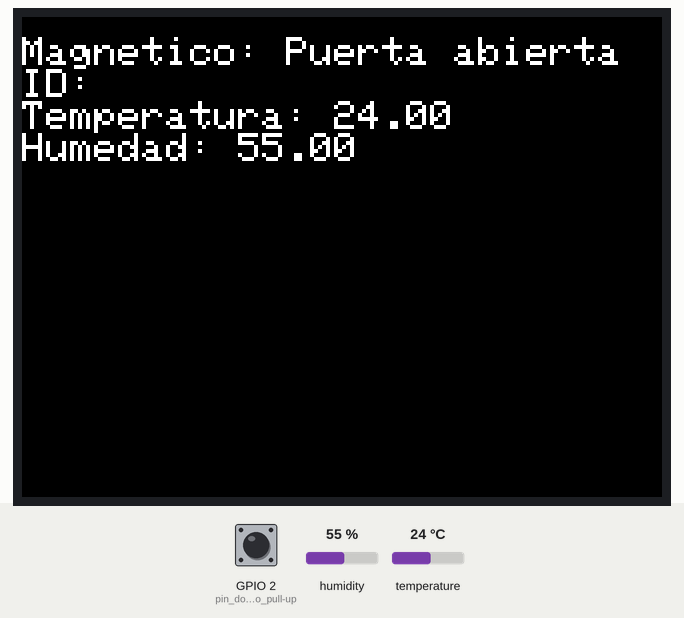
A sketch run on a simulated ESP32. On the bench: 320×240 colour display. The test bench sets the inputs (shaded band); at power-on: GPIO 2 (pin_dos_como_pull-up) HIGH, humidity 55 %, temperature 24 °C. WiFi joins after 1.5 s; servers stay silent unless stated; no MQTT or app messages arrive unless stated; what the sketch prints to the serial monitor is not drawn.

Above: at 6.4 s.
6.5 s: GPIO 2 (pin_dos_como_pull-up) pulled LOW for 3.2 s
At 8.9 s:
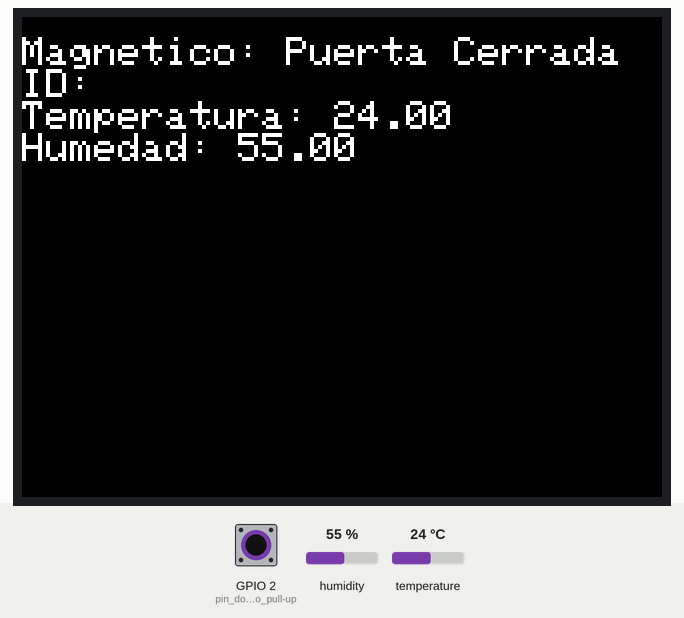
16.0 s: humidity set to 22 %
At 18.3 s:
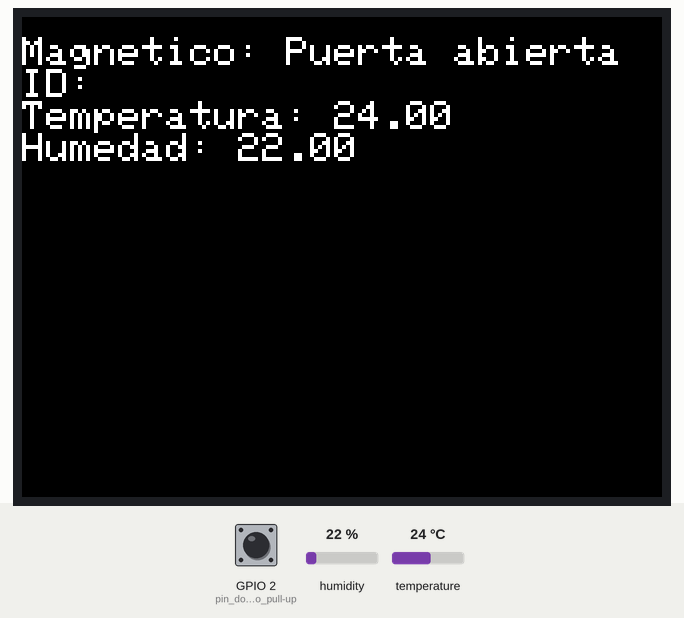
22.3 s: temperature set to 12 °C
At 25.3 s:
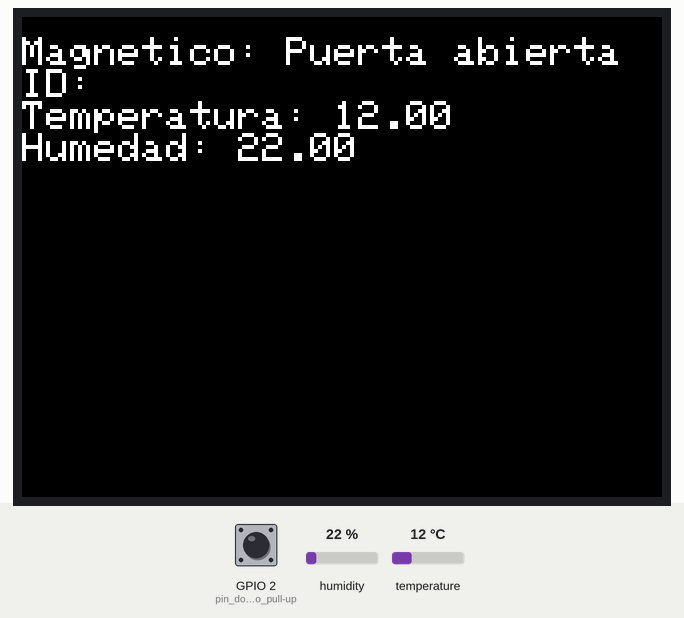
31.8 s: humidity set to 40 %
At 34.7 s:
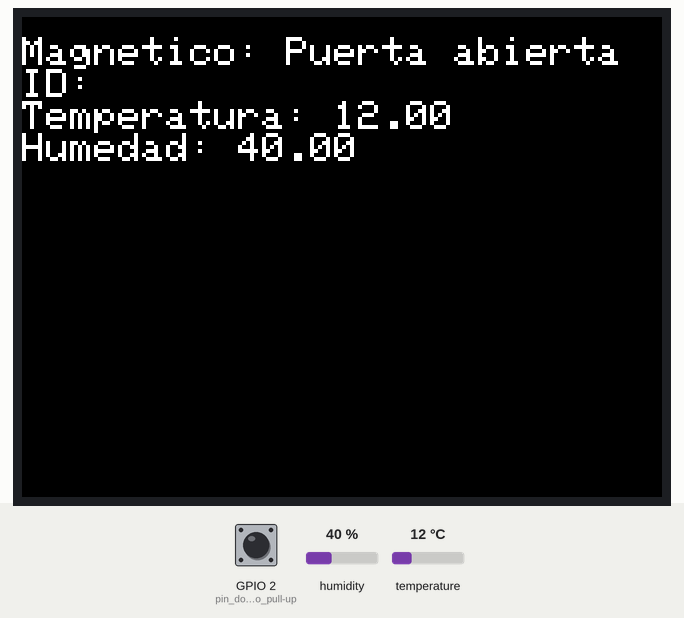
37.9 s: temperature set to 19 °C
Timing chart, 0 to 40.9 s (numbered marks = the images above; inputs shaded):
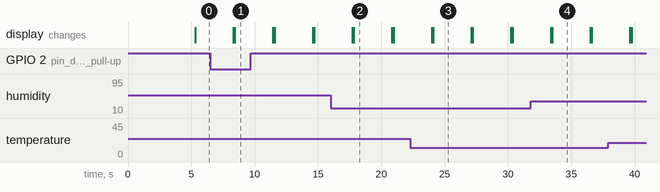

Measured:
- after the input at 6.5 s, the display: first differs from a run without the input after 1.9 s (image 1)
- after the input at 16.0 s, the display: first differs from a run without the input after 1.8 s (image 2)
- after the input at 22.3 s, the display: first differs from a run without the input after 1.8 s (image 3)
- after the input at 31.8 s, the display: first differs from a run without the input after 1.7 s (image 4)
- what the display in image 2 shows lasts 3.0 s, from 17.8 s to 20.8 s

The sketch:

ServidorM5.ino
```cpp
#include <ArduinoMqttClient.h>
#include <DHT.h>
#include <M5Stack.h>
#include <TimeLib.h>
#include <SPI.h>
#include <MFRC522.h>
#include <SD.h>
#include "WiFi.h"
#include "ClaseMagnetico.h"

#define BLANCO 0XFFFF
#define NEGRO 0

//Sensor Temperatura/Humedad
#define DHTPIN 17
#define DHTTYPE DHT11
DHT dht(DHTPIN, DHTTYPE);
String temperatura = "";
String temperaturaAux = "";
String humedad = "";
String humedadAux = "";

//Sensor RFID
String ID = "";
int id;
String IDAux = "";
byte ActualUID[7]; //almacenará el código del Tag leído
byte vino1[7] = {0x04, 0x75, 0x47, 0x22, 0xEE, 0x64, 0x80} ; //--Vino1
byte vino2[7] = {0x04, 0x79, 0x47, 0x22, 0xEE, 0x64, 0x80} ; //--Vino2
byte vino3[7] = {0x04, 0x7D, 0x47, 0x22, 0xEE, 0x64, 0x80} ; //--Vino3
byte vino4[7] = {0x04, 0x82, 0x47, 0x22, 0xEE, 0x64, 0x80} ; //--Vino4
byte vino5[7] = {0x04, 0x85, 0x46, 0x22, 0xEE, 0x64, 0x80} ; //--Vino5

const int RST_PIN = 5;          // Pin 9 para el reset del RC522
const int SS_PIN = 21;            // Pin 21 para el SS (SDA) del RC522
MFRC522 mfrc522(SS_PIN, RST_PIN);   // Crear instancia del MFRC522
MFRC522::StatusCode status; //variable to get card status

//--Clase magnetico
ClaseMagnetico magn = ClaseMagnetico(2);
String magneticoAux = "";
String magnetico = "";

//--WIFI
char ssid[] = "VINOTECH";
char pass[] = "81903894";

//--MQTT
WiFiClient wifiClient;
MqttClient mqttClient(wifiClient);
const char broker[] = "test.mosquitto.org";
int        port     = 1883;
const char topic[] = "equipo3/VINOTECH/#";
const long interval = 1000;
unsigned long previousMillis = 0;

void setup() {
  Serial.begin(115200);
  while (!Serial) {
    ; // wait for serial port to connect. Needed for native USB port only
  }
  M5.begin();
  M5.Lcd.setTextSize(2.5); //tamaño de texto
  pinMode(2, INPUT_PULLUP); //pin dos como pull-up
  SPI.begin();         //Función que inicializa SPI
  mfrc522.PCD_Init();     //Función  que inicializa RFID
  dht.begin();      //Función que inicializa DHT
  //CONEXION A WIFI Y A BROKER
  while (WiFi.begin(ssid, pass) != WL_CONNECTED) {
    // failed, retry
    Serial.print(".");
    delay(5000);
  }
  if (!mqttClient.connect(broker, port)) {
    Serial.print("MQTT connection failed! Error code = ");
    Serial.println(mqttClient.connectError());

    while (1);
  }
  // set the message receive callback
  // subscribe to a topic
  mqttClient.subscribe(topic);
}

void loop() {
  mqttClient.poll();
  unsigned long currentMillis = millis();

  //MEDIR SENSOR MAGNETICO
  boolean difMagn = false;
  magneticoAux = magnetico;
  magnetico = magn.sensorPuerta();
  if (!magnetico.equals(magneticoAux)) {
    difMagn = true;
  }

  //MEDIR SENSOR RFID
  boolean difID = false;
  IDAux = ID;
  if ( mfrc522.PICC_IsNewCardPresent())
  {
    //Seleccionamos una tarjeta
    if ( mfrc522.PICC_ReadCardSerial())
    {
      // Enviamos serialemente su UI
      for (byte i = 0; i < mfrc522.uid.size; i++) {
        ActualUID[i] = mfrc522.uid.uidByte[i];
      }
      if (compareArray(ActualUID, vino1, 7))
      {
        ID = "Vino1";
      }
      else if (compareArray(ActualUID, vino2, 7))
      {
        ID = "Vino2";
      }
      else if (compareArray(ActualUID, vino3, 7))
      {
        ID = "Vino3";
      }
      else if (compareArray(ActualUID, vino4, 7))
      {
        ID = "Vino4";
      }
      else if (compareArray(ActualUID, vino5, 7))
      {
        ID = "Vino5";
      }
      // Terminamos la lectura de la tarjeta tarjeta  actual
      mfrc522.PICC_HaltA();
    }
  }
  if (!ID.equals(IDAux)) {
    difID = true;
  }

  //--MEDIR SENSOR TEMPERATURA/HUMEDAD
  boolean difTemp = false;
  boolean difHum = false;

  //Humedad relativa
  humedadAux = humedad;
  float hum = dht.readHumidity();
  humedad = String(hum);

  //Temperatura en centígrados
  temperaturaAux = temperatura;
  float temp = dht.readTemperature();
  temperatura = String(temp);

  // Comprobamos si ha habido algún error en la lectura
  if (isnan(hum) || isnan(temp)) {
    Serial.println("Error obteniendo los datos del sensor DHT11");
    return;
  }
  if (!temperatura.equals(temperaturaAux)) {
    difTemp = true;
  }
  if (!humedad.equals(humedadAux)) {
    difHum = true;
  }


  //MOSTRAR POR PANTALLA EN M5STACK
  M5.Lcd.setCursor(0, 10); //posicion del texto
  M5.Lcd.setTextColor(BLANCO); //color del texto
  M5.Lcd.println("Magnetico: " + magnetico); //muestra el resultado del sensor
  M5.Lcd.println("ID: " + ID); //muestra el resultado del sensor
  M5.Lcd.println("Temperatura: " + temperatura); //muestra el resultado del sensor
  M5.Lcd.println("Humedad: " + humedad); //muestra el resultado del sensor
  delay(3000);
  M5.Lcd.fillScreen(NEGRO); //borra la pantalla

  //--Envio de datos a MQTT
  if (difMagn) {
    if (currentMillis - previousMillis >= interval) {
      // save the last time a message was sent
      previousMillis = currentMillis;
      // send message, the Print interface can be used to set the message contents
      mqttClient.beginMessage("equipo3/VINOTECH/SensorMagnetico");
      mqttClient.print(magnetico);
      mqttClient.endMessage();
    }
  }
  if (difID) {
    if (currentMillis - previousMillis >= interval) {
      // save the last time a message was sent
      previousMillis = currentMillis;
      // send message, the Print interface can be used to set the message contents
      mqttClient.beginMessage("equipo3/VINOTECH/SensorID");
      mqttClient.print(ID);
      mqttClient.endMessage();
    }
  }
  if (difTemp) {
    if (currentMillis - previousMillis >= interval) {
      // save the last time a message was sent
      previousMillis = currentMillis;
      // send message, the Print interface can be used to set the message contents
      mqttClient.beginMessage("equipo3/VINOTECH/SensorTemperatura");
      mqttClient.print(temperatura);
      mqttClient.endMessage();
    }
  }
  if (difHum) {
    if (currentMillis - previousMillis >= interval) {
      // save the last time a message was sent
      previousMillis = currentMillis;
      // send message, the Print interface can be used to set the message contents
      mqttClient.beginMessage("equipo3/VINOTECH/SensorHumedad");
      mqttClient.print(humedad);
      mqttClient.endMessage();
    }
  }
  //Envío de datos a la Raspberry UART
  if (Serial.available() > 0) {
    char command = (char) Serial.read();
    switch (command) {
      case 'M': //Si recibe M se envia el sensor magnetico
        Serial.println(magnetico);
        break;
      case 'I': //Si recibe I se envia la ID
        Serial.println(ID);
        break;
      case 'H': //Si recibe H se envia la humedad
        Serial.println(humedad);
        break;
    }
  }
}
//-----------compare array
boolean compareArray(byte array1[], byte array2[], int n_byte)
{
  for (int i = 0; i < n_byte; i++)
  {
    if (array1[i] != array2[i])return (false);
  }
  return (true);
}
```

ClaseMagnetico.h
```cpp
class ClaseMagnetico {
    unsigned int pin;
  public:
    ClaseMagnetico(unsigned int pin_):
      pin(pin_) {}

    String sensorPuerta() {
      if (digitalRead((*this).pin) == HIGH) {

        String abierto = "Puerta abierta";
        return abierto;
      } else {
        String cerrado = "Puerta Cerrada";
        return cerrado;
      }
    }
};
```
